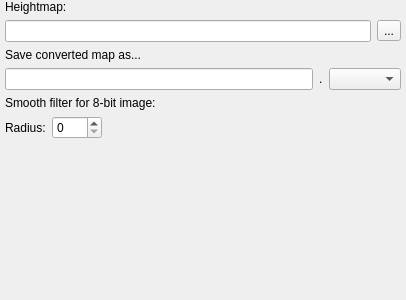
<?xml version="1.0" encoding="UTF-8"?>
<ui version="4.0">
 <class>ConverterWizard</class>
 <widget class="QWidget" name="ConverterWizard">
  <property name="geometry">
   <rect>
    <x>0</x>
    <y>0</y>
    <width>406</width>
    <height>300</height>
   </rect>
  </property>
  <property name="windowTitle">
   <string>Form</string>
  </property>
  <layout class="QVBoxLayout">
   <property name="leftMargin">
    <number>5</number>
   </property>
   <property name="topMargin">
    <number>0</number>
   </property>
   <property name="rightMargin">
    <number>5</number>
   </property>
   <property name="bottomMargin">
    <number>0</number>
   </property>
   <item>
    <widget class="QLabel" name="label">
     <property name="text">
      <string>Heightmap:</string>
     </property>
    </widget>
   </item>
   <item>
    <layout class="QHBoxLayout">
     <item>
      <widget class="QLineEdit" name="m_heightMap">
       <property name="toolTip">
        <string>The source 8 or 16 bit heightmap file</string>
       </property>
       <property name="whatsThis">
        <string>Enter the filename of the source 8 or 16 bit heightmap file here</string>
       </property>
      </widget>
     </item>
     <item>
      <widget class="QToolButton" name="m_setHeightMap">
       <property name="text">
        <string>...</string>
       </property>
      </widget>
     </item>
    </layout>
   </item>
   <item>
    <widget class="QLabel" name="label_2">
     <property name="text">
      <string>Save converted map as...</string>
     </property>
    </widget>
   </item>
   <item>
    <layout class="QHBoxLayout">
     <item>
      <widget class="QLineEdit" name="m_target">
       <property name="toolTip">
        <string>Base name for the converted heightmap</string>
       </property>
       <property name="whatsThis">
        <string>Enter the filename for the converted heightmap here. Only use relative pathes if any.</string>
       </property>
      </widget>
     </item>
     <item>
      <widget class="QLabel" name="label_3">
       <property name="text">
        <string>.</string>
       </property>
      </widget>
     </item>
     <item>
      <widget class="QComboBox" name="m_format">
       <property name="minimumSize">
        <size>
         <width>70</width>
         <height>0</height>
        </size>
       </property>
       <property name="toolTip">
        <string>File format used when saving the converted heightmap</string>
       </property>
       <property name="whatsThis">
        <string>Select the file format used when saving the converted heightmap</string>
       </property>
      </widget>
     </item>
    </layout>
   </item>
   <item>
    <widget class="QLabel" name="label_4">
     <property name="text">
      <string>Smooth filter for 8-bit image:</string>
     </property>
    </widget>
   </item>
   <item>
    <layout class="QHBoxLayout">
     <item>
      <widget class="QLabel" name="label_5">
       <property name="text">
        <string>Radius:</string>
       </property>
      </widget>
     </item>
     <item>
      <widget class="QSpinBox" name="m_filterRadius">
       <property name="minimumSize">
        <size>
         <width>50</width>
         <height>0</height>
        </size>
       </property>
       <property name="toolTip">
        <string>Radius of mean filter used for smoothing. Zero means no smoothing.</string>
       </property>
       <property name="whatsThis">
        <string>You can smooth 8 bit textures before they will be converted to 16 bit height values by setting this value greater than zero. In this case the radius indicates the number of pixels considered by the mean filter used for smoothing.</string>
       </property>
       <property name="maximum">
        <number>32</number>
       </property>
      </widget>
     </item>
     <item>
      <spacer>
       <property name="orientation">
        <enum>Qt::Horizontal</enum>
       </property>
       <property name="sizeHint" stdset="0">
        <size>
         <width>40</width>
         <height>20</height>
        </size>
       </property>
      </spacer>
     </item>
    </layout>
   </item>
   <item>
    <spacer>
     <property name="orientation">
      <enum>Qt::Vertical</enum>
     </property>
     <property name="sizeHint" stdset="0">
      <size>
       <width>382</width>
       <height>111</height>
      </size>
     </property>
    </spacer>
   </item>
  </layout>
 </widget>
 <resources/>
 <connections/>
</ui>
